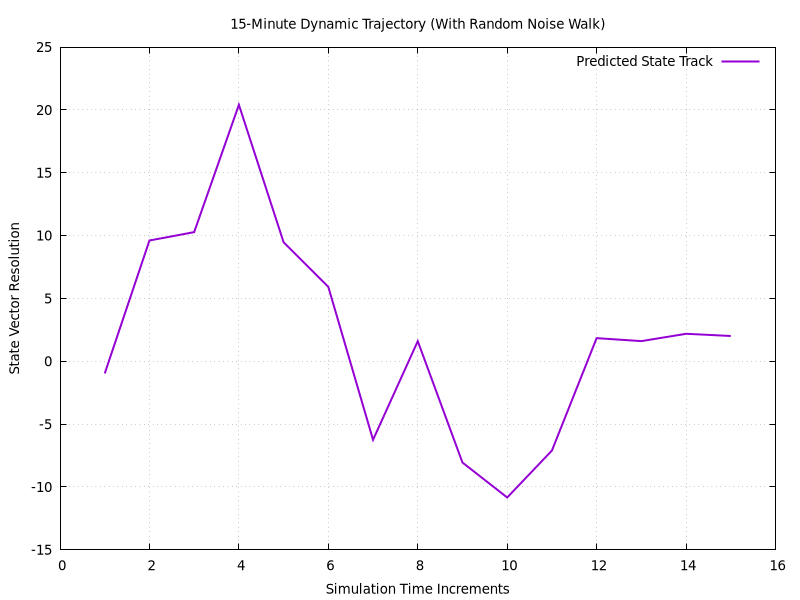

The gnuplot source for this figure:
set datafile separator ','
set term pngcairo size 800,600 font 'Arial,10'
set output 'independent/live_prediction0001.csv.png'
set title '15-Minute Dynamic Trajectory (With Random Noise Walk)'
set xlabel 'Simulation Time Increments'
set ylabel 'State Vector Resolution'
set grid
plot 'independent/live_prediction0001.csv' using 1:2 with lines lw 2 title 'Predicted State Track'
